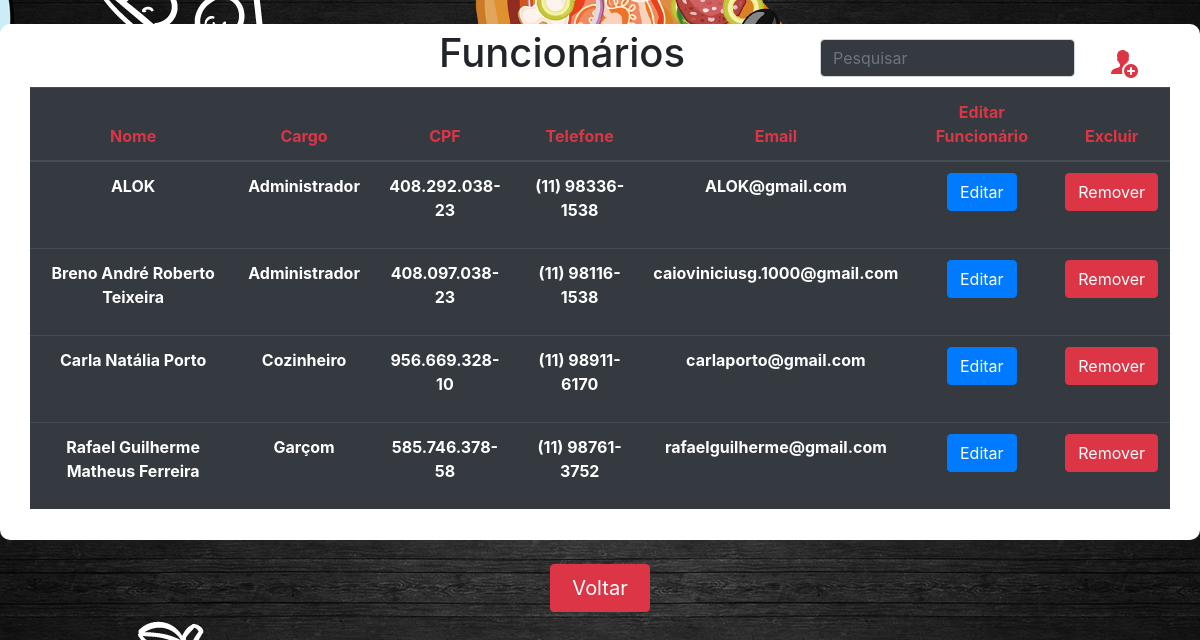
/Web/ProjetoTCC/index.php/welcome/telaFuncionarios, run on the app's committed database.
### tables this page shows
create table Funcionario(
cod_Funcionario INT(100) UNSIGNED NOT NULL AUTO_INCREMENT primary key,
nome_Funcionario VARCHAR(100) NOT NULL,
cpf_Funcionario varchar(14) unique not null,
telefone_Funcionario varchar(16) unique not null,
cargo_Funcionario ENUM('Garçom','Cozinheiro','Administrador'),
email_Funcionario VARCHAR(100) unique NOT NULL,
Ativo tinyint(1) default 1 not null,
senha VARCHAR(50) NOT NULL
);

### Web/ProjetoTCC/application/controllers/Welcome.php (called while the page is built, shortened)
<?php
class Welcome extends CI_Controller {
  	public function telaFuncionarios()
	{
		$this->load->model("BuscarFuncionarioModel");
        $lista = $this->BuscarFuncionarioModel->buscarFuncionario();
        $dados = array("funcionario" => $lista);
		$this->load->view('TelaFuncionarios', $dados);
	}
}

### Web/ProjetoTCC/index.php (called while the page is built, shortened)
<?php
require_once BASEPATH.'core/CodeIgniter.php';

### Web/ProjetoTCC/application/models/BuscarFuncionarioModel.php (called while the page is built, shortened)
<?php
class BuscarFuncionarioModel extends CI_Model {
    public function buscarFuncionario(){
        $this->db->where("Ativo = 1");
        $this->db->order_by('nome_Funcionario', 'asc');
        return $this->db->get("funcionario")->result_array();
    }
}

### Web/ProjetoTCC/application/views/TelaFuncionarios.php (the view, shortened to what this page needs)
<!DOCTYPE html>
<html lang="pt-br">
<head>
    <link href="<?php echo base_url('assets/css/bootstrap.css'); ?>" rel="stylesheet">
    <link href="<?php echo base_url('assets/css/estilo.css'); ?>" rel="stylesheet">
    <link href="<?php echo base_url('assets/css/modal.css'); ?>" rel="stylesheet">
</head>
<body>
    <div class="d-none d-md-block">
        <div class="container-fluid mt-4" style="background-color: white; border: solid white 15px; border-radius: 10px;">
            <div class="row mx-auto">
                <h1 class="display-5 col-8 text-center my-auto" style="position: relative; left: 152px; top: -10px;">Funcionários</h1>
                <form class="col-3" action="<?php echo base_url('index.php/Welcome/pesquisarFuncionarios')?>" method="post">
                    <input class="my-auto form-control bg-dark text-white" style="position: relative; left: 15px;" type="search" name="pesquisar" id="pesquisar" placeholder="Pesquisar">
                </form>
                <div class="col-1 mx-auto my-auto">
                    <a href=" <?php echo base_url('index.php/Welcome/telaCadastrarFuncionario')?>"><img class="rounded mx-auto d-block" src="<?php echo base_url('assets/img/icons8-add-user-male-30.png');?>" alt=""></a>
                </div>
            </div>
            <table class="table table-dark table-hover text-center">
                <thead>
                    <tr class="text-danger">
                        <th scope="col">Nome</th>
                        <th scope="col">Cargo</th>
                        <th scope="col">CPF</th>
                        <th scope="col">Telefone</th>
                        <th scope="col">Email</th>
                        <th scope="col">Editar Funcionário</th>
                        <th scope="col">Excluir</th>
                    </tr>
                </thead>
                <tbody>
                    <?php foreach ($funcionario as $funcionarios) : ?>
                        <tr>
                            <th scope="col"><?php echo $funcionarios['nome_Funcionario'] ?></th>
                            <th scope="col"><?php echo $funcionarios['cargo_Funcionario'] ?></th>
                            <th scope="col"><?php echo $funcionarios['cpf_Funcionario'] ?></th>
                            <th scope="col"><?php echo $funcionarios['telefone_Funcionario'] ?></th>
                            <th scope="col"><?php echo $funcionarios['email_Funcionario'] ?></th>
                            <th scope="col">
                                <button type="button" class="mt-4 btn btn-primary rounded mx-auto d-block"
                                    style="position: relative; top: -25px;" data-toggle="modal"
                                    data-target="#exampleModal" data-whatever="<?php echo $funcionarios['cod_Funcionario']?>"
                                    data-whatevernome="<?php echo $funcionarios['nome_Funcionario']?>" data-whatevercargo="<?php echo $funcionarios['cargo_Funcionario']?>"
                                    data-whatevercpf="<?php echo $funcionarios['cpf_Funcionario']?>" data-whatevertelefone="<?php echo $funcionarios['telefone_Funcionario']?>"
                                    data-whateveremail="<?php echo $funcionarios['email_Funcionario']?>" data-whateversenha="<?php echo $funcionarios['senha']?>">Editar
                                </button>
                            </th>
                            <th scope="col">
                                <button type="button" class="mt-4 btn btn-danger rounded mx-auto d-block" style="position: relative; top: -25px;" data-toggle="modal" data-target="#ExemploModalCentralizado"
                                data-whateverid="<?php echo $funcionarios['cod_Funcionario']?>">
                                    Remover
                                </button>
                            </th>
                        </tr>
                    <?php endforeach ?>
                </tbody>
            </table>
        </div>
        <a class="mt-4 mb-5 btn btn-lg btn-danger rounded mx-auto d-block col-1" href="<?php echo base_url('index.php/Welcome/telaADM');?>">Voltar</a></button>
    </div>
</body>
</html>

### Web/ProjetoTCC/assets/css/estilo.css (style rules this page uses)
a { text-decoration: none; }
a:link { text-decoration: none; }
body { background-image: url("../img/food2.jpg"); background-repeat: no-repeat; background-size: cover; background-position: center; background-attachment: fixed; }

### data on the page
funcionario: nome_Funcionario "ALOK", cargo_Funcionario "Administrador", cpf_Funcionario "408.292.038-23", telefone_Funcionario "(11) 98336-1538", email_Funcionario "ALOK@gmail.com"
funcionario: nome_Funcionario "Breno André Roberto Teixeira", cargo_Funcionario "Administrador", cpf_Funcionario "408.097.038-23", telefone_Funcionario "(11) 98116-1538", email_Funcionario "caioviniciusg.1000@gmail.com"
funcionario: nome_Funcionario "Carla Natália Porto", cargo_Funcionario "Cozinheiro", cpf_Funcionario "956.669.328-10", telefone_Funcionario "(11) 98911-6170", email_Funcionario "carlaporto@gmail.com"
funcionario: nome_Funcionario "Rafael Guilherme Matheus Ferreira", cargo_Funcionario "Garçom", cpf_Funcionario "585.746.378-58", telefone_Funcionario "(11) 98761-3752", email_Funcionario "rafaelguilherme@gmail.com"
